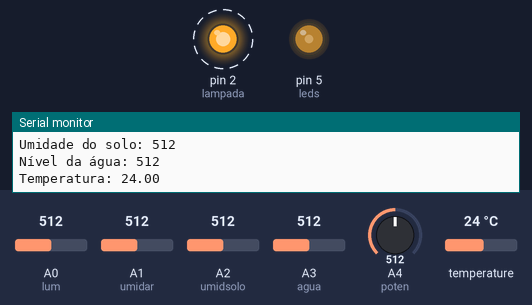
A sketch run on a simulated Arduino Uno, built with avr-gcc and run on an emulated ATmega328P. Parts: output pins drawn as LEDs (lit = HIGH), the last lines printed to the serial monitor. Dashed ring = blinking. Inputs (shaded band) come from the test bench; at power-on: A4 (poten) = 512, A0 (lum) = 512, A1 (umidar) = 512, A2 (umidsolo) = 512, A3 (agua) = 512, temperature 24 °C.

Above: at 2.6 s.
2.7 s: A4 (poten) set to 716
At 4.7 s:
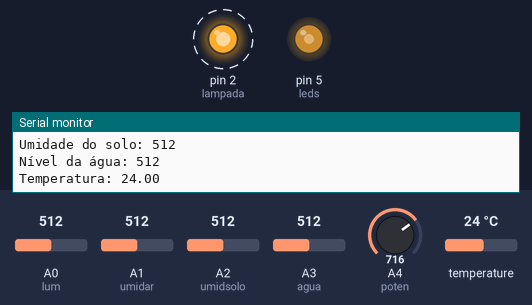
8.1 s: A4 (poten) set to 992
At 10.9 s:
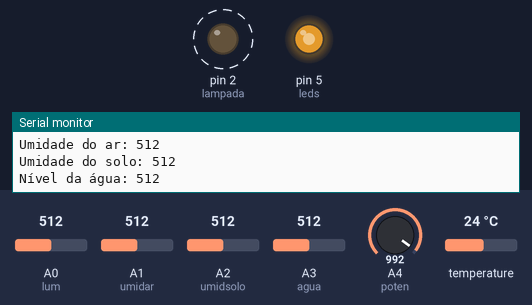
13.5 s: A4 (poten) set to 306
At 19.7 s:
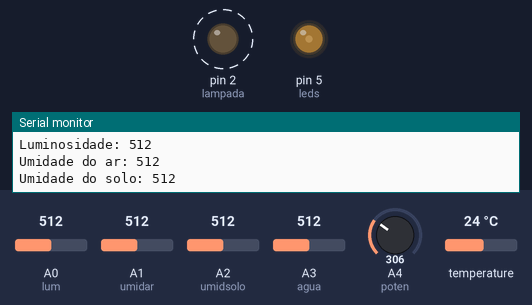
Timing chart, 0 to 24.8 s (numbered marks = the images above; inputs shaded):
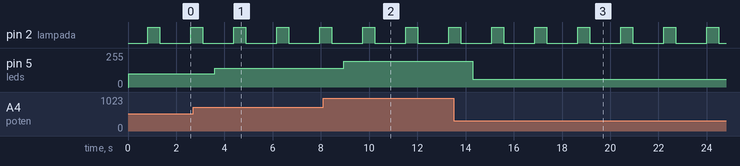

The sketch:

BioCheckArdu.ino
```cpp
#include <OneWire.h>
#include <DallasTemperature.h>
#define lum A0
#define umidar A1
#define umidsolo A2
#define agua A3
#define poten A4
#define lampada 2
#define leds 5
#define MIN_RAW 0 // Analog minimum value
#define MAX_RAW 1023 // Analog maximum value
#define MIN_CMD 0 // Digital minimum value
#define MAX_CMD 200 // Digital maximum value

int valorlum = 0;
int valorumidar = 0;
int valorumidsolo = 0;
int nivelagua = 0;
int valorpoten = 0;
int cmd = 0;

OneWire pino(3);
DallasTemperature barramento(&pino);
DeviceAddress sensor;

void setup(){
  Serial.begin(9600);
  pinMode(lum, INPUT);
  pinMode(umidar, INPUT);
  pinMode(umidsolo, INPUT);
  pinMode(nivelagua, INPUT);
  pinMode(lampada, OUTPUT);
  pinMode(leds,OUTPUT);
  barramento.begin();
  barramento.getAddress(sensor, 0);
}
void loop(){
  valorlum = analogRead(lum);
  valorumidar = analogRead(umidar);
  valorumidsolo = analogRead(umidsolo);
  nivelagua = analogRead(agua);
  valorpoten = analogRead(poten);
  cmd = sensorToLed(valorpoten);
  analogWrite(leds,cmd);
  Serial.print("Luminosidade: ");
  Serial.println(valorlum);
  Serial.print("Umidade do ar: ");
  Serial.println(valorumidar);
  Serial.print("Umidade do solo: ");
  Serial.println(valorumidsolo);
  Serial.print("Nível da água: ");
  Serial.println(nivelagua);
  barramento.requestTemperatures();
  float temperatura = barramento.getTempC(sensor);
  Serial.print("Temperatura: ");
  Serial.println(temperatura);
  digitalWrite(lampada, HIGH);
  delay(500);
  digitalWrite(lampada, LOW);
  delay(500);
}

int sensorToLed(int raw){
  int val = map(valorpoten, MIN_RAW, MAX_RAW, MIN_CMD, MAX_CMD);
  val=max(val,MIN_CMD);
  val=min(val,MAX_CMD);
  return val;
}
```

Measured:
- after the input at 2.7 s, pin 5 (leds): 100/255 → 139/255 after 0.90 s
- after the input at 8.1 s, pin 5 (leds): 139/255 → 193/255 after 0.85 s
- after the input at 13.5 s, pin 5 (leds): 193/255 → 59/255 after 0.80 s
- by itself, pin 2 (lampada): alternates HIGH for 0.50 s and LOW for 1.3 s
